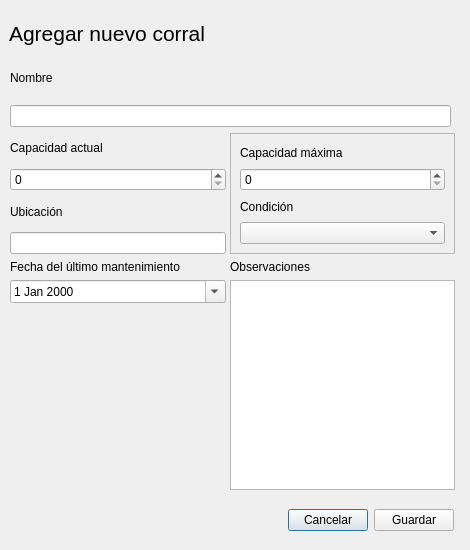
<?xml version="1.0" encoding="UTF-8"?>
<ui version="4.0">
 <class>Dialog</class>
 <widget class="QDialog" name="Dialog">
  <property name="geometry">
   <rect>
    <x>0</x>
    <y>0</y>
    <width>470</width>
    <height>550</height>
   </rect>
  </property>
  <property name="windowTitle">
   <string>Agregar animal</string>
  </property>
  <widget class="QWidget" name="widget_4" native="true">
   <property name="geometry">
    <rect>
     <x>9</x>
     <y>9</y>
     <width>441</width>
     <height>48</height>
    </rect>
   </property>
   <layout class="QHBoxLayout" name="horizontalLayout_2">
    <item>
     <widget class="QLabel" name="label">
      <property name="font">
       <font>
        <family>Segoe UI</family>
        <pointsize>16</pointsize>
       </font>
      </property>
      <property name="text">
       <string>Agregar nuevo corral</string>
      </property>
     </widget>
    </item>
    <item>
     <spacer name="horizontalSpacer_2">
      <property name="orientation">
       <enum>Qt::Horizontal</enum>
      </property>
      <property name="sizeHint" stdset="0">
       <size>
        <width>207</width>
        <height>20</height>
       </size>
      </property>
     </spacer>
    </item>
   </layout>
  </widget>
  <widget class="QWidget" name="widget" native="true">
   <property name="geometry">
    <rect>
     <x>10</x>
     <y>500</y>
     <width>444</width>
     <height>41</height>
    </rect>
   </property>
   <layout class="QHBoxLayout" name="horizontalLayout">
    <item>
     <spacer name="horizontalSpacer">
      <property name="orientation">
       <enum>Qt::Horizontal</enum>
      </property>
      <property name="sizeHint" stdset="0">
       <size>
        <width>264</width>
        <height>20</height>
       </size>
      </property>
     </spacer>
    </item>
    <item>
     <widget class="QPushButton" name="pushButton">
      <property name="text">
       <string>Cancelar</string>
      </property>
     </widget>
    </item>
    <item>
     <widget class="QPushButton" name="pushButton_2">
      <property name="text">
       <string>Guardar</string>
      </property>
     </widget>
    </item>
   </layout>
  </widget>
  <widget class="QWidget" name="widget_2" native="true">
   <property name="geometry">
    <rect>
     <x>10</x>
     <y>133</y>
     <width>216</width>
     <height>121</height>
    </rect>
   </property>
   <layout class="QVBoxLayout" name="verticalLayout_2">
    <item>
     <widget class="QLabel" name="label_6">
      <property name="text">
       <string>Capacidad actual</string>
      </property>
     </widget>
    </item>
    <item>
     <widget class="QSpinBox" name="spinBox"/>
    </item>
    <item>
     <widget class="QLabel" name="label_4">
      <property name="text">
       <string>Ubicación</string>
      </property>
     </widget>
    </item>
    <item>
     <widget class="QLineEdit" name="lineEdit_3"/>
    </item>
   </layout>
  </widget>
  <widget class="QFrame" name="frame">
   <property name="geometry">
    <rect>
     <x>230</x>
     <y>133</y>
     <width>225</width>
     <height>121</height>
    </rect>
   </property>
   <property name="frameShape">
    <enum>QFrame::StyledPanel</enum>
   </property>
   <property name="frameShadow">
    <enum>QFrame::Raised</enum>
   </property>
   <layout class="QVBoxLayout" name="verticalLayout">
    <item>
     <widget class="QLabel" name="label_5">
      <property name="text">
       <string>Capacidad máxima</string>
      </property>
     </widget>
    </item>
    <item>
     <widget class="QSpinBox" name="spinBox_2"/>
    </item>
    <item>
     <widget class="QLabel" name="label_8">
      <property name="text">
       <string>Condición</string>
      </property>
     </widget>
    </item>
    <item>
     <widget class="QComboBox" name="comboBox_4"/>
    </item>
   </layout>
  </widget>
  <widget class="QWidget" name="widget_5" native="true">
   <property name="geometry">
    <rect>
     <x>10</x>
     <y>260</y>
     <width>216</width>
     <height>230</height>
    </rect>
   </property>
   <layout class="QGridLayout" name="gridLayout_2">
    <item row="1" column="0" colspan="2">
     <widget class="QDateEdit" name="dateEdit">
      <property name="calendarPopup">
       <bool>true</bool>
      </property>
     </widget>
    </item>
    <item row="0" column="0" colspan="2">
     <widget class="QLabel" name="label_7">
      <property name="text">
       <string>Fecha del último mantenimiento</string>
      </property>
     </widget>
    </item>
    <item row="2" column="0">
     <spacer name="verticalSpacer">
      <property name="orientation">
       <enum>Qt::Vertical</enum>
      </property>
      <property name="sizeHint" stdset="0">
       <size>
        <width>20</width>
        <height>111</height>
       </size>
      </property>
     </spacer>
    </item>
   </layout>
  </widget>
  <widget class="QWidget" name="widget_3" native="true">
   <property name="geometry">
    <rect>
     <x>230</x>
     <y>260</y>
     <width>225</width>
     <height>230</height>
    </rect>
   </property>
   <layout class="QGridLayout" name="gridLayout">
    <item row="0" column="1">
     <widget class="QLabel" name="label_11">
      <property name="text">
       <string>Observaciones</string>
      </property>
     </widget>
    </item>
    <item row="1" column="1">
     <widget class="QTextEdit" name="textEdit"/>
    </item>
   </layout>
  </widget>
  <widget class="QWidget" name="widget_6" native="true">
   <property name="geometry">
    <rect>
     <x>10</x>
     <y>56</y>
     <width>441</width>
     <height>71</height>
    </rect>
   </property>
   <layout class="QVBoxLayout" name="verticalLayout_3">
    <item>
     <widget class="QLabel" name="label_3">
      <property name="text">
       <string>Nombre</string>
      </property>
     </widget>
    </item>
    <item>
     <widget class="QLineEdit" name="lineEdit_2"/>
    </item>
   </layout>
  </widget>
 </widget>
 <resources>
  <include location="resources.qrc"/>
 </resources>
 <connections/>
</ui>
